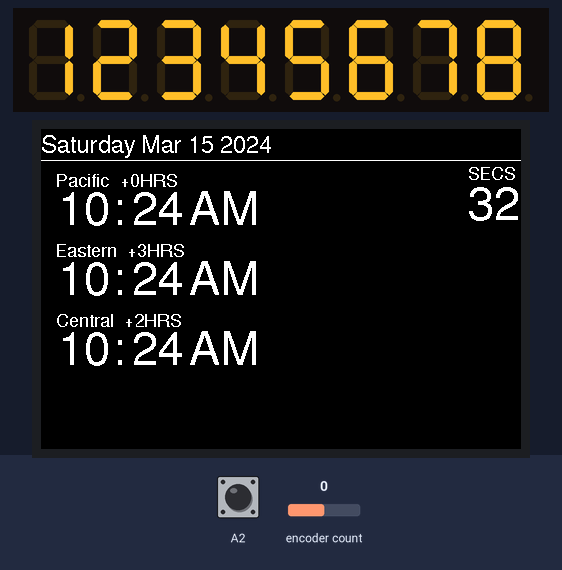
The sketch below on a simulated Arduino MKR. On the bench: 8-digit seven-segment display, 480×320 colour display. The test bench sets the inputs (shaded band); at power-on: A2 HIGH, encoder count 0. WiFi joins after 1.5 s; servers stay silent unless stated; network time is answered at once with the bench clock; the local clock reads 2024-03-15 10:24:30 at power-on unless the sketch sets it; not simulated (calls return 0 or success): wifiCreds.h; what the sketch prints to the serial monitor is not drawn.

Above: at 3.0 s.
3.1 s: A2 pulled LOW for 0.15 s
At 3.7 s:
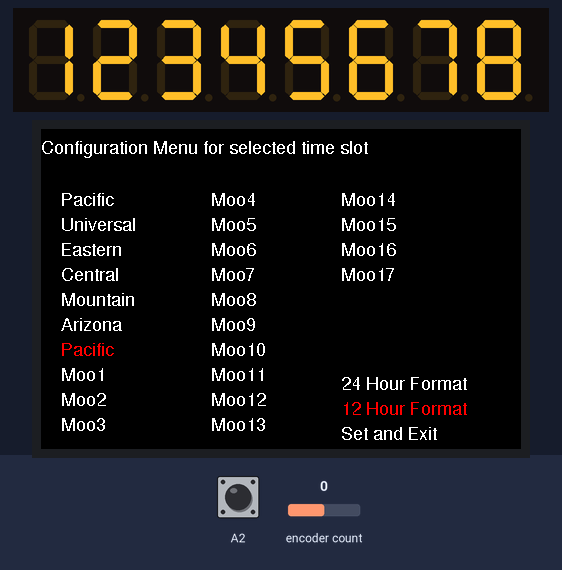
4.7 s: encoder count set to 1
6.2 s: A2 pulled LOW for 1 s
At 7.6 s:
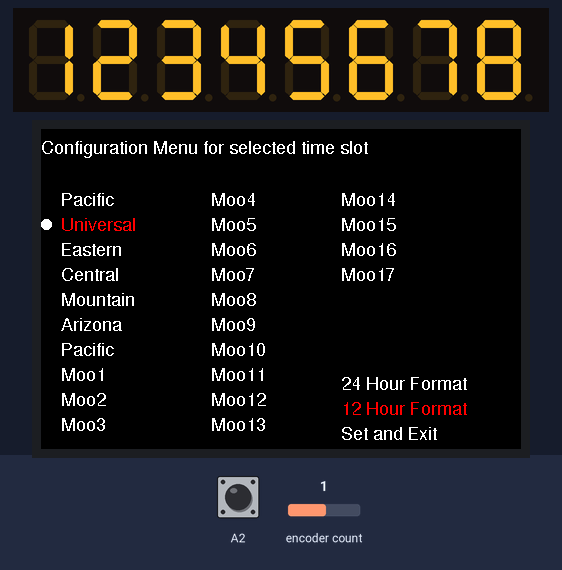
8.7 s: encoder count set to 5
At 9.9 s:
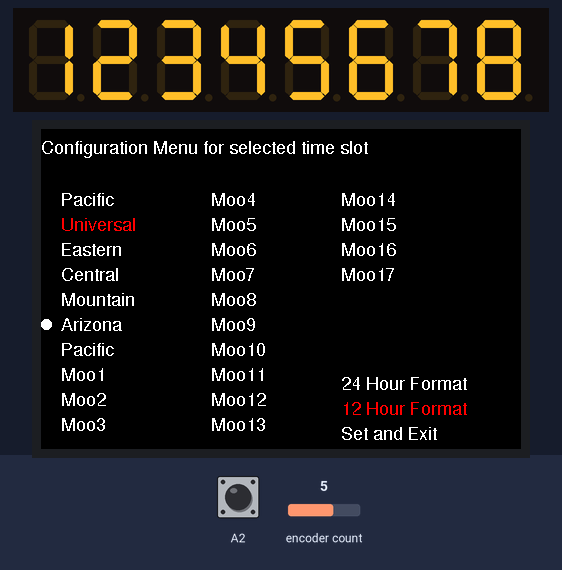
10.2 s: A2 pulled LOW for 0.15 s
At 10.7 s:
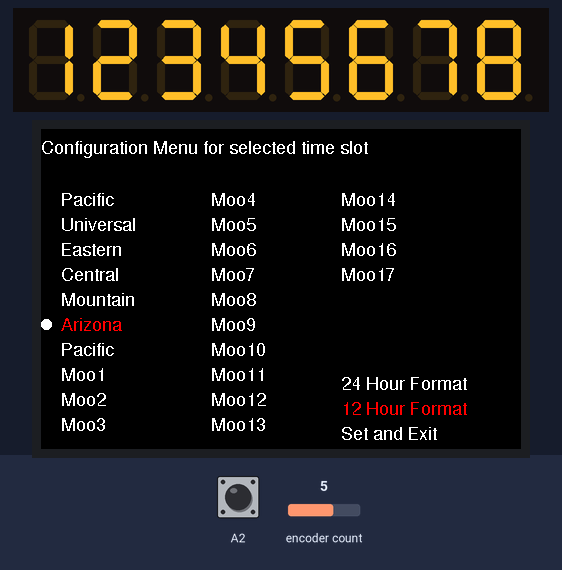
11.8 s: encoder count set to 6
At 13.1 s:
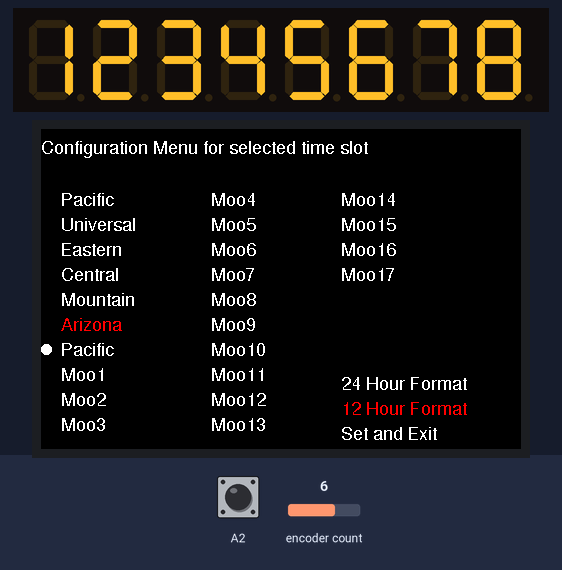
Timing chart, 0 to 14.3 s (numbered marks = the images above; inputs shaded):
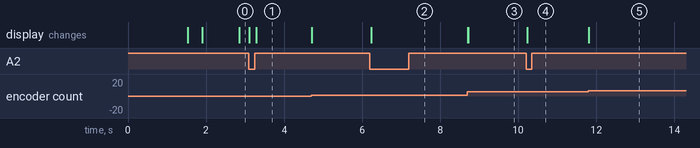

Measured:
- after the input at 3.1 s, the display: first changes at once (image 1 shows a later state)
- after the input at 6.2 s, the display: changes at once (image 2)
- after the input at 8.7 s, the display: first changes at once (image 3 shows a later state)
- after the input at 10.2 s, the display: changes at once (image 4)
- after the input at 11.8 s, the display: changes at once (image 5)

The sketch:

TimeMachine.ino
```cpp
/*
 * Arduino code for TimeMachine for Element14
 * By: Kaleb Clark (kaleb@abraxxus.net)
 * Playlist: Social Distortion, NoFX, Red Hot Chili Peppers, No Doubt, Megadeth
 *           Descendents
 */
// Wifi Includes
#include <WiFiNINA.h>
#include <WiFiUdp.h>
#include "wifiCreds.h"

// Includes for Time
#include <NTPClient.h>
#include <TimeLib.h>
#include <Timezone.h>
#include "timeRules.h"

// Includes for Seven Segment Displays
//#include <Wire.h>
//#include "Adafruit_MCP23017.h"
//#include <TmSSD.h>

// Includes for NEW Seven Segment Displays
#include "DigitLedDisplay.h"

// Includes for TFT Display
#include <SPI.h>
#include "Adafruit_GFX.h"
#include "Adafruit_HX8357.h"
#include <Fonts/FreeSans24pt7b.h> // 33px tall
#include <Fonts/FreeSans12pt7b.h>
#include <Fonts/FreeSans9pt7b.h>

// Encoder Includes
#include <SimpleRotary.h>

// User Config Variables
const int sync_time = 120;     // Time in seconds to Sync NTP Time

#define tzCount 24
timeZones tzs[tzCount] = {
  {usPT, "Pacific"},    // LOCAL TIMEZONE
  {UTC, "Universal"},   // UTC  0
  {usET, "Eastern"},    // UTC -5
  {usCT, "Central"},    // UTC -6
  {usMT, "Mountain"},   // UTC -7
  {usAZ, "Arizona"},    // UTC -7 (no DST)
  {usPT, "Pacific"},     // UTC -8
  {usPT, "Moo1"},
  {usPT, "Moo2"},
  {usPT, "Moo3"},
  {usPT, "Moo4"},
  {usPT, "Moo5"},
  {usPT, "Moo6"},
  {usPT, "Moo7"},
  {usPT, "Moo8"},
  {usPT, "Moo9"},
  {usPT, "Moo10"},
  {usPT, "Moo11"},
  {usPT, "Moo12"},
  {usPT, "Moo13"},
  {usPT, "Moo14"},
  {usPT, "Moo15"},
  {usPT, "Moo16"},
  {usPT, "Moo17"}
};

struct timeSlots {
  int tz_index;
  bool hour24;
};

#define tsCount 5
timeSlots ts[tsCount] = {
  {6, false},   // (DEFAULT) Top TFT display
  {2, true},    // Middle TFT Display
  {3, false},   // Bottom TFT Display
  {1, false},   // Top LCD Display
  {1, false}    // Bottom LCD Display
};

// You can set timezone defaults here.
// DEPRICATED
int time_slot_zones[4] = {
  5,    // 0 LCD Top
  0,    // 1 LCD Bottom
  5,    // 2 SSD Top
  0     // 3 SSD Bottom
};

// Wifi Objects
WiFiUDP ntpUDP;

// Time Objects
NTPClient timeClient(ntpUDP);

// SSD Objects
//Adafruit_MCP23017 mcp1;
//Adafruit_MCP23017 mcp2;
//TmSSD ssds;

// NEW SSD Objects
DigitLedDisplay ld = DigitLedDisplay(11, 6, 13);

// TFT Objects
#define TFT_CS 8
#define TFT_DC 7
#define TFT_RST 8 // RST can be set to -1 if you tie it to Arduino's reset
#define MISO 3
#define MOSI 4
#define SCK 2
//Adafruit_HX8357 tft = Adafruit_HX8357(TFT_CS, TFT_DC, TFT_RST);
Adafruit_HX8357 tft = Adafruit_HX8357(TFT_CS, TFT_DC, MOSI, SCK, TFT_RST, MISO);


GFXcanvas1 dateCanvas(480, 35);

// Encoder Object
SimpleRotary enc(A0, A1, A2);


// Function prototypes
time_t syncNTPTime();

// Set WIFI SSID & Password from wifiCreds.h
char ssid[] = SECRET_SSID; char pass[] = SECRET_PASS;

// Globals
int loop_interval = 1000;
unsigned long main_prev_millis = 0;
int ssd_time_top, ssd_time_btm;   // Seven Segment Display values
char tft_time_top[10], tft_time_btm[10];
int selected_clock = 0;           // For main selection
int menu_selection = 0;           // For menu selection

int enc_val = 0;
int enc_min = 0;
int enc_max = 5;


// Testing time globals
int tft_top[3] = {0,0,0};
int tft_mdl[3] = {0,0,0};
int tft_btm[3] = {0,0,0};

bool in_menu = false;

int main_cursor[5][2] = {
  {5, 60},
  {5, 130},
  {5, 200},
  {470, 150},
  {470, 250}
};

int menu_cursor[27][2] = {
  {5, 75},
  {5, 100},
  {5, 125},
  {5, 150},
  {5, 175},
  {5, 200},
  {5, 225},
  {5, 250},
  {5, 275},
  {5, 300},
  {155, 75},
  {155, 100},
  {155, 125},
  {155, 150},
  {155, 175},
  {155, 200},
  {155, 225},
  {155, 250},
  {155, 275},
  {155, 300},
  {285, 75},
  {285, 100},
  {285, 125},
  {285, 150},
  {285, 260},
  {285, 285},
  {285, 310}
};

/* SETUP                                                               SETUP
 * ========================================================================= */
void setup() {
  Serial.begin(115200);       // Serial Setup

  // Wifi Setup
  WiFi.begin(ssid, pass);
  Serial.print("Connecting to Wifi: ");
  while(WiFi.status() != WL_CONNECTED) {
    delay(5);
    Serial.print(".");
  }
  Serial.println(" Connected!");

  // Time Setup
  timeClient.begin(0);
  setSyncProvider(syncNTPTime);
  setSyncInterval(sync_time);

  // Seven Segment Display setup
//  mcp1.begin(); mcp2.begin(1);
//  ssds.begin(&mcp1, &mcp2);
//  ssds.dots_flash = true;
//  ssds.dots_interval = 1000;

  // NEW Seven Segment Display Setup
  ld.setBright(10);
  ld.setDigitLimit(8);

  // TFT Setup
  tft.begin();
  tft.setRotation(1);
  tft.fillScreen(HX8357_BLACK);
}
int t1[3];

/* LOOP                                                                 LOOP
 * ========================================================================= */
void loop() {
  // Main Timer
  unsigned long main_current_millis = millis();
  if(main_current_millis - main_prev_millis >= loop_interval) {
    main_prev_millis = main_current_millis;

    // Everything that needs to happen on main one second timer
    Serial.print("DBG Time: "); Serial.println(main_current_millis);
    Serial.print("InMenu: "); Serial.println(in_menu);
    if(in_menu) {
      displayMenu();
      loop_interval = 10000;  // Increase interval (slow down refresh)

    } else {
      loop_interval = 1000;
      displayTFTDate(5);
      displayTFTTime(ts[0].tz_index, 0, tft_top);
      displayTFTTime(ts[1].tz_index, 1, tft_mdl);
      displayTFTTime(ts[2].tz_index, 2, tft_btm);
      ld.printDigit(12345678);


//      displayTFTTime(0, 0, tft_top);
//      displayTFTTime(3, 1, tft_mdl);
//      displayTFTTime(1, 2, tft_btm);
    }
  } // End Timer

  // All updates that need to happen every iteration (FAST)
  if(in_menu) {
    enc_max = 27;
    updateEnc(menu_cursor, sizeof(menu_cursor)/sizeof(menu_cursor[0]));
  } else {
    enc_max = 5;
    updateEnc(main_cursor, sizeof(main_cursor)/sizeof(main_cursor[0]));
  }
  //ssds.update();  // Disabled until I re-work with MAX7221's
}

/*
 * updateEnc()
 *
 * Change enc_val based on position. Will loop forward and back.
 * ========================================================================= */
void updateEnc(int (*cursor_pos)[2], size_t array_size) {
  int cur_val = enc_val;
  byte i;
  i = enc.rotate();
  if(i == 1) {  // CW
    enc_val++;
    if(enc_val >= enc_max) { enc_val = enc_min; }
  }

  if(i == 2) {  // CCW
    enc_val--;
    if(enc_val < enc_min) { (enc_val = enc_max -1); }
  }

  // On Change
  if(cur_val != enc_val) {
    Serial.print("Enc Val: "); Serial.println(enc_val);
      int x, y;
      x = cursor_pos[enc_val][0];
      y = cursor_pos[enc_val][1];

      if(in_menu) {
        tft.fillCircle(x, y-5, 5, HX8357_WHITE);
      } else {
        tft.fillRect(x, y, 5, 40, HX8357_WHITE);
      }
      Serial.print("Not Active: ");

      for(int z = 0; z < array_size; z++) {
        if(z != enc_val) {
          if(in_menu) {
            tft.fillCircle(cursor_pos[z][0], cursor_pos[z][1]-5, 5, HX8357_BLACK);
          } else {
            tft.fillRect(cursor_pos[z][0], cursor_pos[z][1], 5, 40, HX8357_BLACK);
          }
          Serial.print(z); Serial.print(" ");
        }
      }
  }

  // button Handling
  byte b;
  b = enc.push();
  if(b == 1) {  // button Pushed
    Serial.println("Button Pushed");
    if(!in_menu) {
      in_menu = true;
      selected_clock = enc_val;
      tft.fillScreen(HX8357_BLACK);
      main_prev_millis = 0;
    } else if(in_menu) {
      // Handle in menu button pushing.

      if(enc_val >=0 && enc_val <= 23) {          // Modify timezone
        Serial.println("Modify TimeZone");
        Serial.print("Selected Clock: "); Serial.println(selected_clock);
        Serial.print("Selected TZ: "); Serial.println(enc_val);
        ts[selected_clock].tz_index = enc_val;
        displayMenu();
      } else if(enc_val >= 24 && enc_val <= 25) { // Modify 24 hour time
        Serial.print("Selected Clock: "); Serial.println(selected_clock);
        Serial.print("Selected 24: "); Serial.println(enc_val);
        if(enc_val == 24) { ts[selected_clock].hour24 = true; }
        if(enc_val == 25) { ts[selected_clock].hour24 = false; }
        displayMenu();
      } else if(enc_val == 26) {           // Save & Exit
        resetClocks();
        tft.fillScreen(HX8357_BLACK);
        main_prev_millis = 0;
        in_menu = false;
      }
    }
  }
}

void resetClocks() {
  tft_top[0] = 0; tft_top[1] = 0; tft_top[2] = 0;
  tft_mdl[0] = 0; tft_mdl[1] = 0; tft_mdl[2] = 0;
  tft_btm[0] = 0; tft_btm[1] = 0; tft_btm[2] = 0;

}

/*
 * displayMenu()
 *
 * Show the menu
 * ========================================================================= */
void displayMenu() {
  int x = 20;
  int y = 100;
  // Font Set
  tft.setFont(&FreeSans9pt7b);
  tft.setTextColor(HX8357_WHITE);

  // Set Header
  tft.setCursor(0, 24);
  tft.println("Configuration Menu for selected time slot");

  for(int i = 0; i <= 23; i++) {
    // Set color based on selection
    if(i == ts[selected_clock].tz_index) {
//      Serial.print("Selected: "); Serial.println(i);
      tft.setTextColor(HX8357_RED);
    } else {
      tft.setTextColor(HX8357_WHITE);
    }
    //Serial.println(tzs[i].title);
    tft.setCursor(x, (y - 24));
    tft.println(tzs[i].title);
    if(i == 9 ) {
      x = 170;
      y = 100;
    } else if (i == 19) {
      x = 300;
      y = 100;
    } else {
      y = (y+25);
    }
  }

  // 12 or 24 hour time config
  tft.setTextColor(HX8357_WHITE);
  if(ts[selected_clock].hour24) { tft.setTextColor(HX8357_RED); }
  tft.setCursor(300, 260);
  tft.println("24 Hour Format");


  tft.setTextColor(HX8357_WHITE);
  if(!ts[selected_clock].hour24) { tft.setTextColor(HX8357_RED); }

  tft.setCursor(300, 285);
  tft.println("12 Hour Format");

  tft.setCursor(300, 310);
  tft.setTextColor(HX8357_WHITE);
  tft.println("Set and Exit");
}

/*
 * displayTFTTime(int tz_index, int pos);
 *
 * Format and display time on TFT.
 * ========================================================================= */
void displayTFTTime(int tz_index, int pos, int *ref) {
  uint16_t bg_color = HX8357_BLACK;
  int t_hour, t_min, t_sec;
  int x, y, h, w;             // coordinates
  int16_t bx, by;             // Bounds x & y
  uint16_t bh, bw;            // Bounds h & w
  int box_w = 55;
  int box_h = 40;
  char ampm[3];

  // Timezone Data
  TimeChangeRule *tcr;
  Timezone tz = tzs[tz_index].tz;
  time_t utc = now();
  time_t t = tz.toLocal(utc, &tcr);

  // Check hour24 time
  if(ts[pos].hour24) {
    t_hour = hour(t);
  } else {
    t_hour = hourFormat12(t);
  }

  t_min = minute(t); t_sec = second(t);
//  t_hour = 88; t_min = 88; t_sec = 88;

  // Set coordinates for position
  if(pos == 0) {        // Top Position
    x = 15; y = 70;
  } else if(pos == 1) { // Bottom Position
    x = 15; y = 140;
  } else if(pos == 2) {
    x = 15; y = 210;
  }

  // Font Set
  tft.setFont(&FreeSans9pt7b);
  tft.setTextColor(HX8357_WHITE);

  // Display Timezone ABVR & Offset
  if(ref[0] == 0) {
    char os[12];
    //int os_num = (tcr->offset/60);    // Offset Math (TODO: relative to local)
    int os_num = (tcr->offset/60) - getLocalOffset();
    tft.fillRect(x, (y-27), 210, 17, bg_color);
    tft.setCursor(x, (y-13));
    tft.getTextBounds(tzs[tz_index].title, x, (y-13), &bx, &by, &bw, &bh);
    tft.println(tzs[tz_index].title);

    // Check if pos 0 (Local Time);
    if(tz_index == 0) {
      tft.setCursor((bw+bx)+10, (by+12));
      tft.println("(local)");
      bw = (bw+55);
    }

    // Print hours offset
    tft.setCursor((bw+bx)+10, (by+12));
    sprintf(os, "%d%s", os_num, "HRS");
    if(int(os_num) >=0) {
      sprintf(os, "+%d%s", os_num, "HRS");
    }
    tft.println(os);
  }
  y = (y+25);

  tft.setFont(&FreeSans24pt7b);

  // Display HOUR (
  tft.setCursor((x+2), y);
  if(t_hour != ref[0]) {
    char t_hour_s[3];
    tft.fillRect(x, (y-34), box_w, box_h, bg_color);
    sprintf(t_hour_s, "%02d", t_hour);
    tft.println(t_hour_s);
  }
  x = (x+57);

  // First Dots
  if(ref[0] == 0) {
    tft.fillRect(x, (y-34), 15, box_h, bg_color);
    tft.setCursor((x+1), y);
    tft.println(":");
  }
  x = (x + 17);

  // Display MINUTE
  tft.setCursor((x+2), y);
  if(t_min != ref[1]) {
    char t_min_s[3];
    tft.fillRect(x, (y-34), box_w, box_h, bg_color);
    sprintf(t_min_s, "%02d", t_min);
    tft.println(t_min_s);
  }
  x = (x+57);

  // Second Dots
  //if(ref[0] == 0) {
  //  tft.fillRect(x, (y-34), 15, box_h, bg_color);
  //  tft.setCursor((x+1), y);
  //  tft.println(":");
  //}
  //x = (x + 17);

  // AM/PM
  tft.setCursor((x+2), y);
  if(t_hour != ref[0]) {
    sprintf(ampm, "%s", "AM");
    if(isPM(t)) { sprintf(ampm, "%s", "PM"); }
    tft.fillRect(x, (y-34), (box_w+20), box_h, bg_color);
    tft.println(ampm);
  }

  // Display Second (Only on Local tz_index 0)
  // Set word (secs) above numbers
  tft.setFont(&FreeSans9pt7b);
  tft.setCursor(427, 50);
  tft.println("SECS");
  if(t_sec != ref[2] && pos == 0) {
    tft.setFont(&FreeSans24pt7b);
    tft.setCursor((425+2), 90);
    char t_sec_s[3];
    tft.fillRect(425, (90-34), box_w, box_h, bg_color);
    sprintf(t_sec_s, "%02d", t_sec);
    tft.println(t_sec_s);
  }
  x = (x+57);


  ref[0] = t_hour; ref[1] = t_min; ref[2] = t_sec;

}

int getLocalOffset() {
  TimeChangeRule *tcr;
  Timezone tz = tzs[0].tz;
  time_t utc = now();
  time_t t = tz.toLocal(utc, &tcr);
  return (tcr->offset/60);
}

/*
 * displayTFTDate(int tz_index)
 *
 * TODO: detect change & fillRect
 */
void displayTFTDate(int tz_index) {
  int cntr_x;
  char m[4];
  char buf[40];
  TimeChangeRule *tcr;
  Timezone tz = tzs[tz_index].tz;
  time_t utc = now();
  time_t d = tz.toLocal(utc, &tcr);


//  time_t d = getTzData(tz_index);

  strcpy(m, monthShortStr(month(d)));
  sprintf(buf, "%s %s %.2d %d", "Saturday", m, day(d), year(d));

  int16_t x1, y1;
  uint16_t w, h;

  tft.setFont(&FreeSans12pt7b);

  tft.setTextColor(HX8357_WHITE);
  tft.getTextBounds(buf, 0, 35, &x1, &y1, &w, &h);
  //tft.fillRect(cntr_x, 0, w, h, HX8357_BLACK);
  cntr_x = (480 - w) / 2;
  tft.setCursor(0, +h);

  tft.println(buf);
  tft.drawFastHLine(0, (h + 8), 480, HX8357_WHITE);
}

/*
 * syncNTPTime();
 *
 * Called as a callback on a timer every sync_time seconds.
 * ========================================================================= */
time_t syncNTPTime() {
  unsigned long cur_time, update_time;
  unsigned int drift_time;
  cur_time = timeClient.getEpochTime();
  timeClient.update();
  update_time = timeClient.getEpochTime();
  drift_time = (update_time - cur_time);
  Serial.println("NTP Time Sync <=====================================");
  Serial.print("NTP Epoch: "); Serial.println(timeClient.getEpochTime());
  Serial.print("NTP Time : "); Serial.println(timeClient.getFormattedTime());
  Serial.print("Epoch Pre Sync:  "); Serial.println(cur_time);
  Serial.print("Epoch Post Sync: "); Serial.println(update_time);
  Serial.print("Drift Correct:   "); Serial.println(drift_time);

  return timeClient.getEpochTime();
}
```

timeRules.h
```cpp
struct timeZones {
  Timezone tz;
  const char *title;
};

//#include <Timezone.h>
// UTC -12

// UTC -11

// UTC -10

// UTC -9

// UTC -8

// UTC -7

// UTC -6

// UTC -5

// UTC -4 (-14400) -

// UTC -3 (-10800) -

// UTC -2 (-7200 ) -

// UTC -1 (-3600 ) -

// UTC 0
TimeChangeRule utcRule = {"UTC", Last, Sun, Mar, 1, 0};
Timezone UTC(utcRule);

// US Eastern Time Zone (New York, Detroit)
TimeChangeRule usEDT = {"EDT", Second, Sun, Mar, 2, -240};  // Eastern Daylight     (UTC -4 DST)
TimeChangeRule usEST = {"EST", First, Sun, Nov, 2, -300};   // Eastern Standard     (UTC -5 STD)
Timezone usET(usEDT, usEST);

// US Central Time Zone (Chicago, Houston)
TimeChangeRule usCDT = {"CDT", Second, Sun, Mar, 2, -300};  // Central Daylight     (UTC -5 DST)
TimeChangeRule usCST = {"CST", First, Sun, Nov, 2, -360};   // Central Standard     (UTC -6 STD)
Timezone usCT(usCDT, usCST);

// US Mountain Time Zone (Denver, Salt Lake City)
TimeChangeRule usMDT = {"MDT", Second, Sun, Mar, 2, -360};  // Mountain Daylight    (UTC -6 DST)
TimeChangeRule usMST = {"MST", First, Sun, Nov, 2, -420};   // Mountain Standard    (UTC -7 STD)
Timezone usMT(usMDT, usMST);

// Arizona Mountain time - Does not use DST
Timezone usAZ(usMST);

// US Pacific Time Zone (Las Vegas, Los Angeles)
// UTC -(7/8) DST
TimeChangeRule usPDT = {"PDT", Second, Sun, Mar, 2, -420};  // Pacific Daylight     (UTC -7 DST)
TimeChangeRule usPST = {"PST", First, Sun, Nov, 2, -480};   // Pacific Standard     (UTC -8 STD)
Timezone usPT(usPDT, usPST);
```

Source omitted: oldstuff.cpp (3655 bytes)
